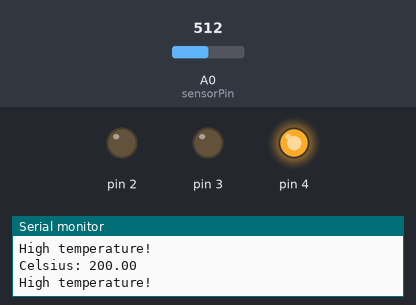
Bench run of a sketch on a simulated Arduino Uno, built with avr-gcc and run on an emulated ATmega328P. On the bench: output pins drawn as LEDs (lit = HIGH), the last lines printed to the serial monitor. The inputs (shaded band) are chosen by the test bench; at power-on: A0 (sensorPin) = 512.

Above: at 5.8 s.
5.9 s: A0 (sensorPin) set to 162
11.9 s: A0 (sensorPin) set to 155
At 15.8 s:
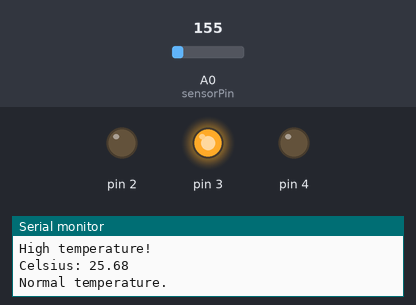
17.9 s: A0 (sensorPin) set to 122
At 20.8 s:
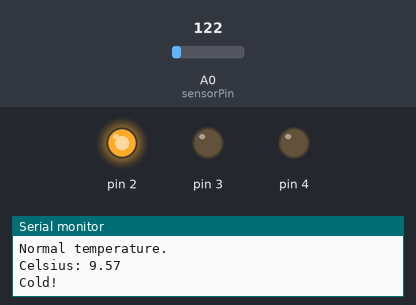
23.9 s: A0 (sensorPin) set to 306
At 25.8 s:
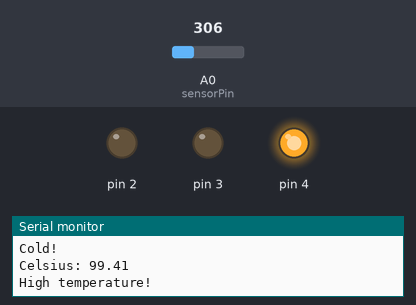
29.9 s: A0 (sensorPin) set to 16
At 30.9 s:
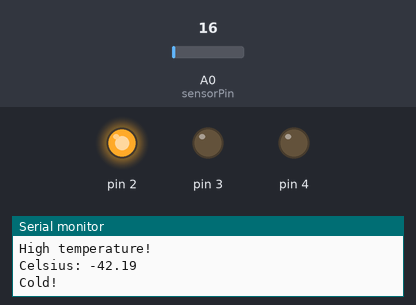
Timing chart, 0 to 32.9 s (numbered marks = the images above; inputs shaded):
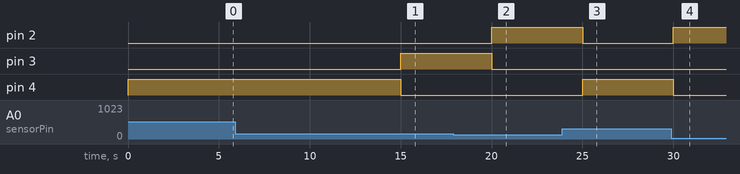

Measured:
- the behaviour switches between 156 and 155 on A0 (sensorPin) (found by bisection; images 0 and 1)
- after the input at 11.9 s, pin 3: LOW → HIGH after 3.1 s; pin 4: HIGH → LOW after 3.1 s
- after the input at 17.9 s, pin 2: LOW → HIGH after 2.1 s; pin 3: HIGH → LOW after 2.1 s
- after the input at 23.9 s, pin 2: HIGH → LOW after 1.1 s; pin 4: LOW → HIGH after 1.1 s
- after the input at 29.9 s, pin 2: LOW → HIGH after 0.11 s; pin 4: HIGH → LOW after 0.11 s

The sketch:

Code.ino
```cpp
// Constants/variables:
const int sensorPin = A0;
float voltage = 0;
float temperature = 0;

// At start-up:
void setup() {
  Serial.begin(9600);

  for(int i = 2; i<=4; i++) {
    pinMode(i, OUTPUT);
    digitalWrite(i, LOW);
  }

// What repeats itself:
}
void loop() {

  int sensorValue = analogRead(sensorPin);
  voltage = (sensorValue / 1024.0) * 5.0;

  temperature = (voltage - .5) * 100;
  Serial.print("Celsius: ");
  Serial.println(temperature);

  if (temperature <= 21.0) {
    Serial.print("Cold!");
    digitalWrite(2, HIGH);
    digitalWrite(3, LOW);
    digitalWrite(4, LOW);
  }

  else if (temperature > 21.0 && temperature < 26.0) {
    Serial.print("Normal temperature.");
    digitalWrite(2, LOW);
    digitalWrite(3, HIGH);
    digitalWrite(4, LOW);
  }

  else if (temperature >= 26.0) {
    Serial.print("High temperature!");
    digitalWrite(2, LOW);
    digitalWrite(3, LOW);
    digitalWrite(4, HIGH);
  }

  else {
    Serial.print("Unable to measure temperature.");
  }

  Serial.println("\n");

  delay(5000);
}
```
